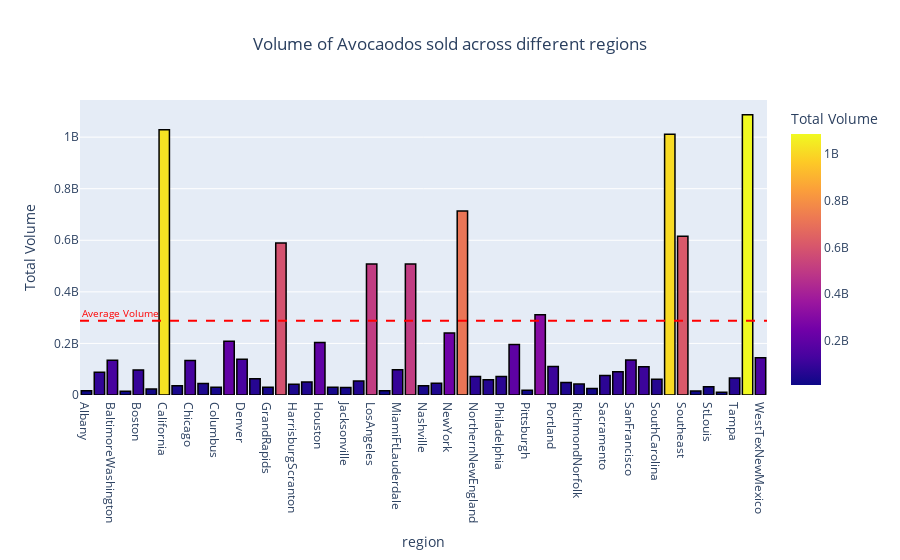

The notebook cell this image was saved under:
### Markdown cell above
Most of the State consumed avocados lower than the average volume

### Code cell
# Group the data by 'region' and calculate the sum of 'Total_Volume'
sum_by_region = dataset.groupby('region').agg({'Total Volume': 'sum'}).reset_index()
mean_total_volume = sum_by_region['Total Volume'].mean()
sum_by_region.drop(labels=51, axis=0, inplace=True)


# Create a bar chart with Plotly Express
fig = px.bar(sum_by_region, x='region', y='Total Volume', title="Volume of Avocaodos sold across different regions", color="Total Volume")

# Add a horizontal line for the mean of the 'Total_Volume' column
fig.add_shape(
    type='line',
    yref='y', xref='paper',
    y0=mean_total_volume, y1=mean_total_volume,
    x0=0, x1=1,
    line=dict(color='red', width=2, dash='dash')
)

fig.add_annotation(
    x=0, y=mean_total_volume*1.1 ,
    xref='paper', yref='y',
    text='Average Volume',
    showarrow=False,
    font=dict(size=10, color='red')
)

# Set the y-axis label
fig.update_yaxes(title_text='Total Volume')
fig.update_layout(title_x=0.5)
fig.update_traces(marker=dict(line=dict(width=1.5, color='black')))
# Show the plot
fig.show()

### Figure 1 — Plotly figure (JSON) as saved in the notebook; plotly's stock layout.template omitted (floating-point values rounded to 4 significant figures)
{"data": [{"alignmentgroup": "True", "hovertemplate": "region=%{x}<br>Total Volume=%{marker.color}<extra></extra>", "legendgroup": "", "marker": {"color": [16070000.0, 88610000.0, 134700000.0, 14410000.0, 97270000.0, 22960000.0, 1029000000.0, 35560000.0, 133700000.0, 44520000.0, 29990000.0, 208400000.0, 138900000.0, 63420000.0, 30210000.0, 589600000.0, 41810000.0, 50670000.0, 203200000.0, 30260000.0, 28790000.0, 54380000.0, 507900000.0, 16100000.0, 97670000.0, 508300000.0, 35610000.0, 45700000.0, 240700000.0, 713300000.0, 71530000.0, 58660000.0, 71840000.0, 195600000.0, 18810000.0, 311200000.0, 110600000.0, 48200000.0, 42230000.0, 25040000.0, 75160000.0, 89790000.0, 135800000.0, 109200000.0, 60750000.0, 1011000000.0, 615200000.0, 15570000.0, 32070000.0, 10940000.0, 66000000.0, 1087000000.0, 144500000.0], "coloraxis": "coloraxis", "line": {"color": "black", "width": 1.5}, "pattern": {"shape": ""}}, "name": "", "offsetgroup": "", "orientation": "v", "showlegend": false, "textposition": "auto", "type": "bar", "x": ["Albany", "Atlanta", "BaltimoreWashington", "Boise", "Boston", "BuffaloRochester", "California", "Charlotte", "Chicago", "CincinnatiDayton", "Columbus", "DallasFtWorth", "Denver", "Detroit", "GrandRapids", "GreatLakes", "HarrisburgScranton", "HartfordSpringfield", "Houston", "Indianapolis", "Jacksonville", "LasVegas", "LosAngeles", "Louisville", "MiamiFtLauderdale", "Midsouth", "Nashville", "NewOrleansMobile", "NewYork", "Northeast", "NorthernNewEngland", "Orlando", "Philadelphia", "PhoenixTucson", "Pittsburgh", "Plains", "Portland", "RaleighGreensboro", "RichmondNorfolk", "Roanoke", "Sacramento", "SanDiego", "SanFrancisco", "Seattle", "SouthCarolina", "SouthCentral", "Southeast", "Spokane", "StLouis", "Syracuse", "Tampa", "West", "WestTexNewMexico"], "xaxis": "x", "y": [16070000.0, 88610000.0, 134700000.0, 14410000.0, 97270000.0, 22960000.0, 1029000000.0, 35560000.0, 133700000.0, 44520000.0, 29990000.0, 208400000.0, 138900000.0, 63420000.0, 30210000.0, 589600000.0, 41810000.0, 50670000.0, 203200000.0, 30260000.0, 28790000.0, 54380000.0, 507900000.0, 16100000.0, 97670000.0, 508300000.0, 35610000.0, 45700000.0, 240700000.0, 713300000.0, 71530000.0, 58660000.0, 71840000.0, 195600000.0, 18810000.0, 311200000.0, 110600000.0, 48200000.0, 42230000.0, 25040000.0, 75160000.0, 89790000.0, 135800000.0, 109200000.0, 60750000.0, 1011000000.0, 615200000.0, 15570000.0, 32070000.0, 10940000.0, 66000000.0, 1087000000.0, 144500000.0], "yaxis": "y"}], "layout": {"annotations": [{"font": {"color": "red", "size": 10}, "showarrow": false, "text": "Average Volume", "x": 0, "xref": "paper", "y": 316200000.0, "yref": "y"}], "barmode": "relative", "coloraxis": {"colorbar": {"title": {"text": "Total Volume"}}, "colorscale": [[0, "#0d0887"], [0.1111, "#46039f"], [0.2222, "#7201a8"], [0.3333, "#9c179e"], [0.4444, "#bd3786"], [0.5556, "#d8576b"], [0.6667, "#ed7953"], [0.7778, "#fb9f3a"], [0.8889, "#fdca26"], [1, "#f0f921"]]}, "legend": {"tracegroupgap": 0}, "shapes": [{"line": {"color": "red", "dash": "dash", "width": 2}, "type": "line", "x0": 0, "x1": 1, "xref": "paper", "y0": 287500000.0, "y1": 287500000.0, "yref": "y"}], "title": {"text": "Volume of Avocaodos sold across different regions", "x": 0.5}, "xaxis": {"anchor": "y", "domain": [0, 1], "title": {"text": "region"}}, "yaxis": {"anchor": "x", "domain": [0, 1], "title": {"text": "Total Volume"}}}}
